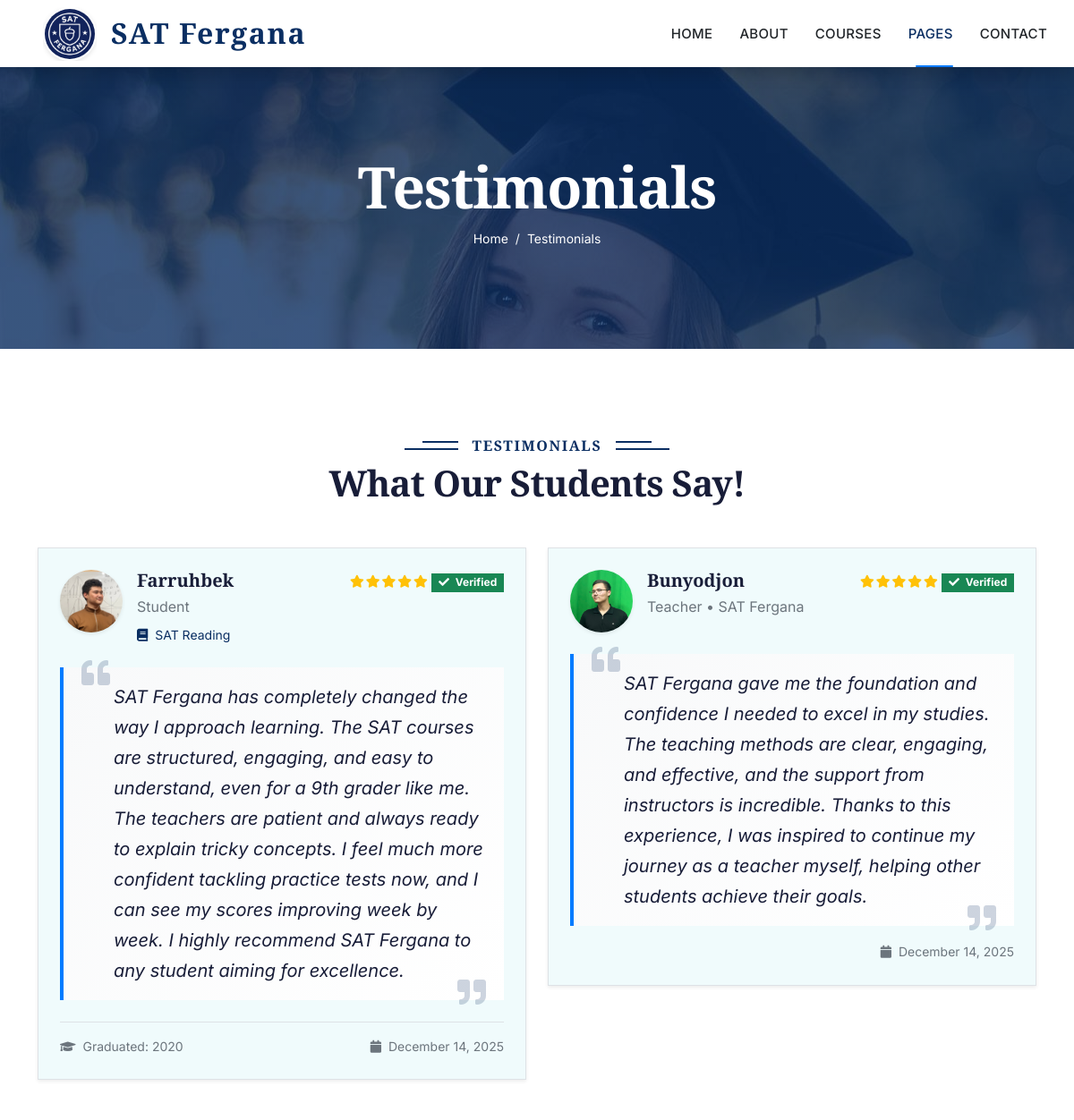
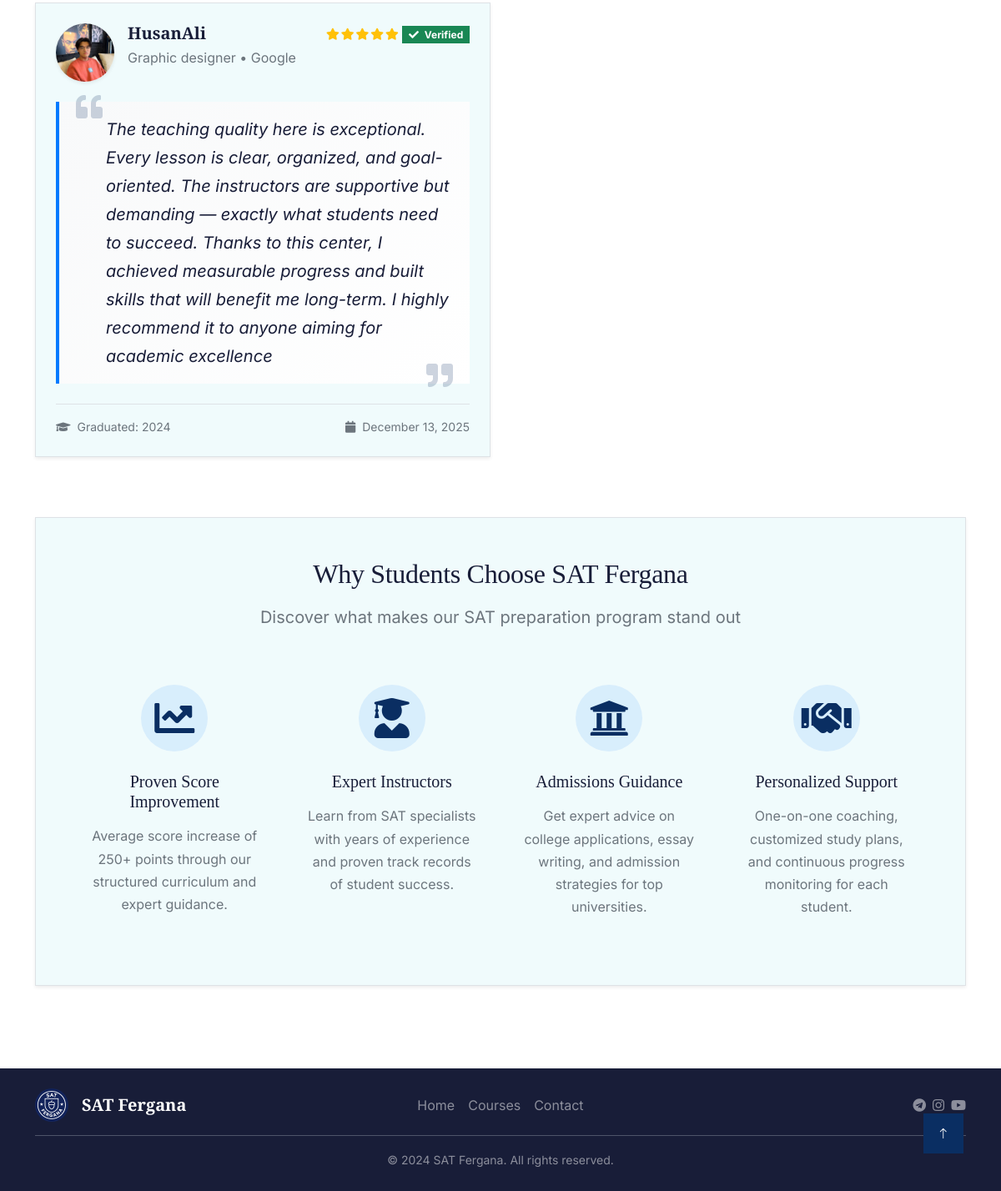
Page /testimonials/ on the committed database (2 pictures, top to bottom).
### elearning_app/models.py (models this page shows, shortened)
class Testimonial(models.Model):
    name = models.CharField(max_length=100)
    profession = models.CharField(max_length=100, blank=True)
    company = models.CharField(max_length=100, blank=True, help_text="Company/School name")
    photo = models.ImageField(upload_to='testimonials/', blank=True, null=True)
    message = models.TextField()
    course = models.ForeignKey(
        'Course',
        on_delete=models.SET_NULL,
        null=True,
        blank=True,
        related_name='testimonials'
    )
    rating = models.IntegerField(
        choices=[(i, '⭐' * i) for i in range(1, 6)],
        default=5,
        help_text="Student rating (1-5 stars)"
    )
    is_featured = models.BooleanField(default=False)
    display_order = models.IntegerField(
        default=0,
        help_text="Lower numbers appear first"
    )
    is_active = models.BooleanField(default=True)
    created_at = models.DateTimeField(auto_now_add=True)
    updated_at = models.DateTimeField(auto_now=True)
    graduation_year = models.IntegerField(
        blank=True,
        null=True,
        help_text="Year student graduated"
    )
    verified = models.BooleanField(
        default=False,
        help_text="Verified testimonial"
    )
    class Meta:
        ordering = ['display_order', '-created_at']
        verbose_name = "Student Testimonial"
        verbose_name_plural = "Student Testimonials"

class Course(models.Model):
    LEVEL_CHOICES = [
        ('beginner', 'Beginner'),
        ('intermediate', 'Intermediate'),
        ('advanced', 'Advanced'),
        ('all', 'All Levels'),
    ]
    STATUS_CHOICES = [
        ('draft', 'Draft'),
        ('published', 'Published'),
        ('archived', 'Archived'),
    ]
    title = models.CharField(max_length=200)
    slug = models.SlugField(unique=True, blank=True)
    short_description = models.CharField(max_length=300)
    full_description = models.TextField()
    category = models.ForeignKey(Category, on_delete=models.SET_NULL, null=True, related_name='courses')
    instructor = models.ForeignKey(Instructor, on_delete=models.SET_NULL, null=True, related_name='courses')
    price = models.DecimalField(max_digits=10, decimal_places=2)
    discount_price = models.DecimalField(max_digits=10, decimal_places=2, blank=True, null=True)
    level = models.CharField(max_length=20, choices=LEVEL_CHOICES, default='beginner')
    duration_hours = models.DecimalField(max_digits=5, decimal_places=1, help_text="Course duration in hours")
    max_students = models.IntegerField(default=30)
    enrolled_students = models.IntegerField(default=0)
    thumbnail = models.ImageField(upload_to='courses/thumbnails/')
    featured_image = models.ImageField(upload_to='courses/featured/', blank=True, null=True)
    rating = models.DecimalField(max_digits=3, decimal_places=2, default=0.0)
    rating_count = models.IntegerField(default=0)
    is_featured = models.BooleanField(default=False)
    is_published = models.BooleanField(default=True)
    status = models.CharField(max_length=20, choices=STATUS_CHOICES, default='published')
    created_at = models.DateTimeField(auto_now_add=True)
    updated_at = models.DateTimeField(auto_now=True)
    published_date = models.DateTimeField(null=True, blank=True)
    class Meta:
        ordering = ['-created_at']

### elearning_app/views.py (the view)
# urls.py: path('testimonials/', views.testimonials, name='testimonials'),
def testimonials(request):
    testimonials_list = Testimonial.objects.filter(is_active=True).order_by('display_order', '-created_at')
    featured_testimonials = Testimonial.objects.filter(
        is_featured=True,
        is_active=True
    ).order_by('display_order')[:4]
    total_testimonials = testimonials_list.count()
    if total_testimonials > 0:
        average_rating = testimonials_list.aggregate(Avg('rating'))['rating__avg']
        average_rating = round(average_rating, 1)
    else:
        average_rating = 0
    high_rating_count = testimonials_list.filter(rating__gte=4).count()
    satisfaction_rate = round((high_rating_count / total_testimonials * 100) if total_testimonials > 0 else 0)
    context = {
        'testimonials': testimonials_list,
        'featured_testimonials': featured_testimonials,
        'total_testimonials': total_testimonials,
        'average_rating': average_rating,
        'satisfaction_rate': satisfaction_rate,
        'active_students': total_testimonials,  # You can change this if you have actual student count
        'title': 'Testimonials - SAT Fergana',
    }
    return render(request, 'testimonial.html', context)

### elearning_app/templates/testimonial.html (shortened to what this page needs)
{% extends 'base.html' %}
{% load static %}
{% block page_header %}
<div class="container-fluid bg-primary py-5 mb-5 page-header">
    <div class="container py-5">
        <div class="row justify-content-center">
            <div class="col-lg-10 text-center">
                <h1 class="display-3 text-white animated slideInDown">Testimonials</h1>
                <nav aria-label="breadcrumb">
                    <ol class="breadcrumb justify-content-center">
                        <li class="breadcrumb-item"><a class="text-white" href="{% url 'home' %}">Home</a></li>
                        <li class="breadcrumb-item text-white active" aria-current="page">Testimonials</li>
                    </ol>
                </nav>
            </div>
        </div>
    </div>
</div>
{% endblock %}
{% block content %}
<div class="container-xxl py-5">
    <div class="container">
        <div class="row">
            <div class="col-lg-12">
                <div class="text-center wow fadeInUp" data-wow-delay="0.1s">
                    <h6 class="section-title bg-white text-center text-primary px-3">Testimonials</h6>
                    <h1 class="mb-5">What Our Students Say!</h1>
                </div>
                {% if testimonials %}
                <div class="row g-4">
                    {% for testimonial in testimonials %}
                    <div class="col-lg-6 col-md-6 wow fadeInUp" data-wow-delay="0.{{ forloop.counter }}s">
                        <div class="testimonial-card bg-light p-4 mb-4 shadow-sm border rounded">
                            <div class="d-flex align-items-start mb-4">
                                {% if testimonial.photo %}
                                <img class="rounded-circle me-3 shadow-sm" src="{{ testimonial.photo.url }}"
                                     alt="{{ testimonial.name }}" style="width: 70px; height: 70px; object-fit: cover;">
                                {% else %}
                                <img class="rounded-circle me-3 shadow-sm" src="{% static 'img/testimonial-'|add:forloop.counter0|add:'1.jpg' %}"
                                     alt="{{ testimonial.name }}" style="width: 70px; height: 70px;">
                                {% endif %}
                                <div class="flex-grow-1">
                                    <div class="d-flex justify-content-between align-items-start">
                                        <div>
                                            <h5 class="mb-1 fw-bold">{{ testimonial.name }}</h5>
                                            <p class="mb-1 text-muted">
                                                {% if testimonial.profession %}{{ testimonial.profession }}{% endif %}
                                                {% if testimonial.company %} • {{ testimonial.company }}{% endif %}
                                            </p>
                                            {% if testimonial.course %}
                                            <small class="text-primary"><i class="fas fa-book me-1"></i> {{ testimonial.course.title }}</small>
                                            {% endif %}
                                        </div>
                                        <div class="ms-3">
                                            <div class="rating mb-2">
                                                {% for i in "12345" %}
                                                {% if forloop.counter <= testimonial.rating %}
                                                <small class="fa fa-star text-warning"></small>
                                                {% else %}
                                                <small class="fa fa-star text-secondary"></small>
                                                {% endif %}
                                                {% endfor %}
                                            </div>
                                            {% if testimonial.verified %}
                                            <span class="badge bg-success"><i class="fa fa-check me-1"></i> Verified</span>
                                            {% endif %}
                                        </div>
                                    </div>
                                </div>
                            </div>
                            <div class="testimonial-quote position-relative p-3 bg-white rounded">
                                <div class="quote-icon position-absolute" style="top: -10px; left: 20px;">
                                    <i class="fas fa-quote-left text-primary" style="font-size: 2rem; opacity: 0.2;"></i>
                                </div>
                                <p class="mb-0 fs-5 fst-italic text-dark" style="padding-left: 40px;">
                                    {{ testimonial.message }}
                                </p>
                                <div class="quote-icon position-absolute" style="bottom: -10px; right: 20px;">
                                    <i class="fas fa-quote-right text-primary" style="font-size: 2rem; opacity: 0.2;"></i>
                                </div>
                            </div>
                            {% if testimonial.graduation_year %}
                            <div class="mt-4 pt-3 border-top d-flex justify-content-between align-items-center">
                                <small class="text-muted">
                                    <i class="fas fa-graduation-cap me-1"></i> Graduated: {{ testimonial.graduation_year }}
                                </small>
                                <small class="text-muted">
                                    <i class="fas fa-calendar me-1"></i> {{ testimonial.created_at|date:"F d, Y" }}
                                </small>
                            </div>
                            {% else %}
                            <div class="mt-3 text-end">
                                <small class="text-muted">
                                    <i class="fas fa-calendar me-1"></i> {{ testimonial.created_at|date:"F d, Y" }}
                                </small>
                            </div>
                            {% endif %}
                        </div>
                    </div>
                    {% endfor %}
                </div>
                {% endif %}
            </div>
        </div>
        <div class="row mt-5">
            <div class="col-lg-12">
                <div class="bg-light p-5 rounded shadow-sm border">
                    <div class="text-center mb-5">
                        <h2 class="mb-3">Why Students Choose SAT Fergana</h2>
                        <p class="text-muted lead">Discover what makes our SAT preparation program stand out</p>
                    </div>
                    <div class="row g-4">
                        <div class="col-md-3">
                            <div class="text-center p-3 h-100">
                                <div class="icon-wrapper mb-4">
                                    <i class="fas fa-chart-line fa-3x text-primary"></i>
                                </div>
                                <h5 class="mb-3">Proven Score Improvement</h5>
                                <p class="text-muted">Average score increase of 250+ points through our structured curriculum and expert guidance.</p>
                            </div>
                        </div>
                        <div class="col-md-3">
                            <div class="text-center p-3 h-100">
                                <div class="icon-wrapper mb-4">
                                    <i class="fas fa-user-graduate fa-3x text-primary"></i>
                                </div>
                                <h5 class="mb-3">Expert Instructors</h5>
                                <p class="text-muted">Learn from SAT specialists with years of experience and proven track records of student success.</p>
                            </div>
                        </div>
                        <div class="col-md-3">
                            <div class="text-center p-3 h-100">
                                <div class="icon-wrapper mb-4">
                                    <i class="fas fa-university fa-3x text-primary"></i>
                                </div>
                                <h5 class="mb-3">Admissions Guidance</h5>
                                <p class="text-muted">Get expert advice on college applications, essay writing, and admission strategies for top universities.</p>
                            </div>
                        </div>
                        <div class="col-md-3">
                            <div class="text-center p-3 h-100">
                                <div class="icon-wrapper mb-4">
                                    <i class="fas fa-handshake fa-3x text-primary"></i>
                                </div>
                                <h5 class="mb-3">Personalized Support</h5>
                                <p class="text-muted">One-on-one coaching, customized study plans, and continuous progress monitoring for each student.</p>
                            </div>
                        </div>
                    </div>
                </div>
            </div>
        </div>
    </div>
</div>
{% endblock %}

### rows in the picture
Testimonial: photo (picture), name "Farruhbek", profession "Student", course "SAT Reading", rating 5 (drawn), verified True (drawn), message "SAT Fergana has completely changed the way I approach learning. The SAT courses are structured, engaging, and easy to understand, even for a 9th grader like me. The teachers are patient and always ready to explain tricky concepts. I feel much more confident tackling practice tests now, and I can see my scores improving week by week. I highly recommend SAT Fergana to any student aiming for excellence.", graduation_year "2020", created_at "December 14, 2025"
Testimonial: photo (picture), name "Bunyodjon", profession "Teacher", company "SAT Fergana", rating 5 (drawn), verified True (drawn), message "SAT Fergana gave me the foundation and confidence I needed to excel in my studies. The teaching methods are clear, engaging, and effective, and the support from instructors is incredible. Thanks to this experience, I was inspired to continue my journey as a teacher myself, helping other students achieve their goals.", created_at "December 14, 2025"
Testimonial: photo (picture), name "HusanAli", profession "Graphic designer", company "Google", rating 5 (drawn), verified True (drawn), message "The teaching quality here is exceptional. Every lesson is clear, organized, and goal-oriented. The instructors are supportive but demanding — exactly what students need to succeed. Thanks to this center, I achieved measurable progress and built skills that will benefit me long-term. I highly recommend it to anyone aiming for academic excellence", graduation_year "2024", created_at "December 13, 2025"
